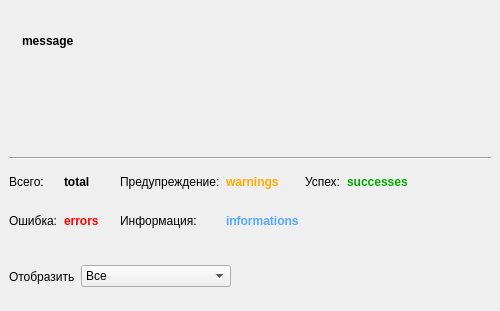
<?xml version="1.0" encoding="UTF-8"?>
<ui version="4.0">
 <class>LogDialogUI</class>
 <widget class="QWidget" name="LogDialogUI">
  <property name="geometry">
   <rect>
    <x>0</x>
    <y>0</y>
    <width>500</width>
    <height>311</height>
   </rect>
  </property>
  <property name="windowTitle">
   <string>Form</string>
  </property>
  <layout class="QVBoxLayout" name="verticalLayout">
   <property name="leftMargin">
    <number>9</number>
   </property>
   <property name="topMargin">
    <number>6</number>
   </property>
   <property name="rightMargin">
    <number>9</number>
   </property>
   <property name="bottomMargin">
    <number>0</number>
   </property>
   <item>
    <layout class="QHBoxLayout" name="horizontalLayout">
     <item>
      <widget class="QLabel" name="icon">
       <property name="sizePolicy">
        <sizepolicy hsizetype="Maximum" vsizetype="Maximum">
         <horstretch>0</horstretch>
         <verstretch>0</verstretch>
        </sizepolicy>
       </property>
       <property name="text">
        <string/>
       </property>
       <property name="pixmap">
        <pixmap resource="../../../share/icons/share_icons.qrc">:/share_icons/warning.svg</pixmap>
       </property>
      </widget>
     </item>
     <item>
      <widget class="QLabel" name="message">
       <property name="sizePolicy">
        <sizepolicy hsizetype="Preferred" vsizetype="Minimum">
         <horstretch>0</horstretch>
         <verstretch>0</verstretch>
        </sizepolicy>
       </property>
       <property name="font">
        <font>
         <weight>75</weight>
         <bold>true</bold>
         <underline>false</underline>
        </font>
       </property>
       <property name="text">
        <string>message</string>
       </property>
       <property name="wordWrap">
        <bool>true</bool>
       </property>
      </widget>
     </item>
    </layout>
   </item>
   <item>
    <widget class="QLabel" name="extendedInfo">
     <property name="sizePolicy">
      <sizepolicy hsizetype="Preferred" vsizetype="Minimum">
       <horstretch>0</horstretch>
       <verstretch>0</verstretch>
      </sizepolicy>
     </property>
     <property name="text">
      <string/>
     </property>
     <property name="wordWrap">
      <bool>true</bool>
     </property>
    </widget>
   </item>
   <item>
    <widget class="Line" name="extendedInfoLine">
     <property name="orientation">
      <enum>Qt::Horizontal</enum>
     </property>
    </widget>
   </item>
   <item>
    <widget class="QWidget" name="infoPanel" native="true">
     <layout class="QGridLayout" name="gridLayout_2">
      <property name="leftMargin">
       <number>0</number>
      </property>
      <property name="topMargin">
       <number>0</number>
      </property>
      <property name="rightMargin">
       <number>0</number>
      </property>
      <property name="bottomMargin">
       <number>0</number>
      </property>
      <property name="verticalSpacing">
       <number>7</number>
      </property>
      <item row="1" column="0">
       <widget class="QLabel" name="label_2">
        <property name="sizePolicy">
         <sizepolicy hsizetype="Maximum" vsizetype="Preferred">
          <horstretch>0</horstretch>
          <verstretch>0</verstretch>
         </sizepolicy>
        </property>
        <property name="text">
         <string>Ошибка:</string>
        </property>
       </widget>
      </item>
      <item row="0" column="5">
       <widget class="QLabel" name="label_6">
        <property name="text">
         <string>Успех:</string>
        </property>
       </widget>
      </item>
      <item row="0" column="3">
       <widget class="QLabel" name="label_3">
        <property name="sizePolicy">
         <sizepolicy hsizetype="Maximum" vsizetype="Preferred">
          <horstretch>0</horstretch>
          <verstretch>0</verstretch>
         </sizepolicy>
        </property>
        <property name="text">
         <string>Предупреждение:</string>
        </property>
       </widget>
      </item>
      <item row="1" column="3">
       <widget class="QLabel" name="label_4">
        <property name="sizePolicy">
         <sizepolicy hsizetype="Maximum" vsizetype="Preferred">
          <horstretch>0</horstretch>
          <verstretch>0</verstretch>
         </sizepolicy>
        </property>
        <property name="text">
         <string>Информация:</string>
        </property>
       </widget>
      </item>
      <item row="1" column="2">
       <widget class="QLabel" name="errors">
        <property name="sizePolicy">
         <sizepolicy hsizetype="Minimum" vsizetype="Preferred">
          <horstretch>0</horstretch>
          <verstretch>0</verstretch>
         </sizepolicy>
        </property>
        <property name="minimumSize">
         <size>
          <width>50</width>
          <height>0</height>
         </size>
        </property>
        <property name="palette">
         <palette>
          <active>
           <colorrole role="WindowText">
            <brush brushstyle="SolidPattern">
             <color alpha="255">
              <red>255</red>
              <green>0</green>
              <blue>0</blue>
             </color>
            </brush>
           </colorrole>
          </active>
          <inactive>
           <colorrole role="WindowText">
            <brush brushstyle="SolidPattern">
             <color alpha="255">
              <red>255</red>
              <green>0</green>
              <blue>0</blue>
             </color>
            </brush>
           </colorrole>
          </inactive>
          <disabled>
           <colorrole role="WindowText">
            <brush brushstyle="SolidPattern">
             <color alpha="255">
              <red>160</red>
              <green>160</green>
              <blue>160</blue>
             </color>
            </brush>
           </colorrole>
          </disabled>
         </palette>
        </property>
        <property name="font">
         <font>
          <weight>75</weight>
          <bold>true</bold>
         </font>
        </property>
        <property name="text">
         <string>errors</string>
        </property>
       </widget>
      </item>
      <item row="0" column="2">
       <widget class="QLabel" name="total">
        <property name="sizePolicy">
         <sizepolicy hsizetype="Minimum" vsizetype="Preferred">
          <horstretch>0</horstretch>
          <verstretch>0</verstretch>
         </sizepolicy>
        </property>
        <property name="minimumSize">
         <size>
          <width>50</width>
          <height>0</height>
         </size>
        </property>
        <property name="font">
         <font>
          <weight>75</weight>
          <bold>true</bold>
         </font>
        </property>
        <property name="text">
         <string>total</string>
        </property>
       </widget>
      </item>
      <item row="1" column="4">
       <widget class="QLabel" name="informations">
        <property name="minimumSize">
         <size>
          <width>50</width>
          <height>0</height>
         </size>
        </property>
        <property name="palette">
         <palette>
          <active>
           <colorrole role="WindowText">
            <brush brushstyle="SolidPattern">
             <color alpha="255">
              <red>85</red>
              <green>170</green>
              <blue>255</blue>
             </color>
            </brush>
           </colorrole>
           <colorrole role="Text">
            <brush brushstyle="SolidPattern">
             <color alpha="255">
              <red>85</red>
              <green>170</green>
              <blue>255</blue>
             </color>
            </brush>
           </colorrole>
           <colorrole role="PlaceholderText">
            <brush brushstyle="NoBrush">
             <color alpha="128">
              <red>85</red>
              <green>170</green>
              <blue>255</blue>
             </color>
            </brush>
           </colorrole>
          </active>
          <inactive>
           <colorrole role="WindowText">
            <brush brushstyle="SolidPattern">
             <color alpha="255">
              <red>85</red>
              <green>170</green>
              <blue>255</blue>
             </color>
            </brush>
           </colorrole>
           <colorrole role="Text">
            <brush brushstyle="SolidPattern">
             <color alpha="255">
              <red>85</red>
              <green>170</green>
              <blue>255</blue>
             </color>
            </brush>
           </colorrole>
           <colorrole role="PlaceholderText">
            <brush brushstyle="NoBrush">
             <color alpha="128">
              <red>85</red>
              <green>170</green>
              <blue>255</blue>
             </color>
            </brush>
           </colorrole>
          </inactive>
          <disabled>
           <colorrole role="WindowText">
            <brush brushstyle="SolidPattern">
             <color alpha="255">
              <red>160</red>
              <green>160</green>
              <blue>160</blue>
             </color>
            </brush>
           </colorrole>
           <colorrole role="Text">
            <brush brushstyle="SolidPattern">
             <color alpha="255">
              <red>160</red>
              <green>160</green>
              <blue>160</blue>
             </color>
            </brush>
           </colorrole>
           <colorrole role="PlaceholderText">
            <brush brushstyle="NoBrush">
             <color alpha="128">
              <red>85</red>
              <green>170</green>
              <blue>255</blue>
             </color>
            </brush>
           </colorrole>
          </disabled>
         </palette>
        </property>
        <property name="font">
         <font>
          <weight>75</weight>
          <bold>true</bold>
         </font>
        </property>
        <property name="text">
         <string>informations</string>
        </property>
       </widget>
      </item>
      <item row="0" column="4">
       <widget class="QLabel" name="warnings">
        <property name="minimumSize">
         <size>
          <width>50</width>
          <height>0</height>
         </size>
        </property>
        <property name="palette">
         <palette>
          <active>
           <colorrole role="WindowText">
            <brush brushstyle="SolidPattern">
             <color alpha="255">
              <red>255</red>
              <green>170</green>
              <blue>0</blue>
             </color>
            </brush>
           </colorrole>
           <colorrole role="Text">
            <brush brushstyle="SolidPattern">
             <color alpha="255">
              <red>255</red>
              <green>85</green>
              <blue>0</blue>
             </color>
            </brush>
           </colorrole>
           <colorrole role="PlaceholderText">
            <brush brushstyle="NoBrush">
             <color alpha="128">
              <red>255</red>
              <green>85</green>
              <blue>0</blue>
             </color>
            </brush>
           </colorrole>
          </active>
          <inactive>
           <colorrole role="WindowText">
            <brush brushstyle="SolidPattern">
             <color alpha="255">
              <red>255</red>
              <green>170</green>
              <blue>0</blue>
             </color>
            </brush>
           </colorrole>
           <colorrole role="Text">
            <brush brushstyle="SolidPattern">
             <color alpha="255">
              <red>255</red>
              <green>85</green>
              <blue>0</blue>
             </color>
            </brush>
           </colorrole>
           <colorrole role="PlaceholderText">
            <brush brushstyle="NoBrush">
             <color alpha="128">
              <red>255</red>
              <green>85</green>
              <blue>0</blue>
             </color>
            </brush>
           </colorrole>
          </inactive>
          <disabled>
           <colorrole role="WindowText">
            <brush brushstyle="SolidPattern">
             <color alpha="255">
              <red>160</red>
              <green>160</green>
              <blue>160</blue>
             </color>
            </brush>
           </colorrole>
           <colorrole role="Text">
            <brush brushstyle="SolidPattern">
             <color alpha="255">
              <red>160</red>
              <green>160</green>
              <blue>160</blue>
             </color>
            </brush>
           </colorrole>
           <colorrole role="PlaceholderText">
            <brush brushstyle="NoBrush">
             <color alpha="128">
              <red>255</red>
              <green>85</green>
              <blue>0</blue>
             </color>
            </brush>
           </colorrole>
          </disabled>
         </palette>
        </property>
        <property name="font">
         <font>
          <weight>75</weight>
          <bold>true</bold>
         </font>
        </property>
        <property name="text">
         <string>warnings</string>
        </property>
       </widget>
      </item>
      <item row="0" column="0">
       <widget class="QLabel" name="label">
        <property name="sizePolicy">
         <sizepolicy hsizetype="Maximum" vsizetype="Preferred">
          <horstretch>0</horstretch>
          <verstretch>0</verstretch>
         </sizepolicy>
        </property>
        <property name="text">
         <string>Всего:</string>
        </property>
       </widget>
      </item>
      <item row="0" column="6">
       <widget class="QLabel" name="successes">
        <property name="sizePolicy">
         <sizepolicy hsizetype="MinimumExpanding" vsizetype="Preferred">
          <horstretch>0</horstretch>
          <verstretch>0</verstretch>
         </sizepolicy>
        </property>
        <property name="minimumSize">
         <size>
          <width>50</width>
          <height>0</height>
         </size>
        </property>
        <property name="palette">
         <palette>
          <active>
           <colorrole role="WindowText">
            <brush brushstyle="SolidPattern">
             <color alpha="255">
              <red>0</red>
              <green>170</green>
              <blue>0</blue>
             </color>
            </brush>
           </colorrole>
          </active>
          <inactive>
           <colorrole role="WindowText">
            <brush brushstyle="SolidPattern">
             <color alpha="255">
              <red>0</red>
              <green>170</green>
              <blue>0</blue>
             </color>
            </brush>
           </colorrole>
          </inactive>
          <disabled>
           <colorrole role="WindowText">
            <brush brushstyle="SolidPattern">
             <color alpha="255">
              <red>160</red>
              <green>160</green>
              <blue>160</blue>
             </color>
            </brush>
           </colorrole>
          </disabled>
         </palette>
        </property>
        <property name="font">
         <font>
          <weight>75</weight>
          <bold>true</bold>
         </font>
        </property>
        <property name="text">
         <string>successes</string>
        </property>
       </widget>
      </item>
     </layout>
    </widget>
   </item>
   <item>
    <widget class="QWidget" name="filterPanel" native="true">
     <layout class="QHBoxLayout" name="horizontalLayout_3">
      <property name="leftMargin">
       <number>0</number>
      </property>
      <property name="topMargin">
       <number>0</number>
      </property>
      <property name="rightMargin">
       <number>0</number>
      </property>
      <property name="bottomMargin">
       <number>0</number>
      </property>
      <item>
       <widget class="QLabel" name="label_5">
        <property name="text">
         <string>Отобразить</string>
        </property>
       </widget>
      </item>
      <item>
       <widget class="QComboBox" name="filter">
        <property name="minimumSize">
         <size>
          <width>150</width>
          <height>0</height>
         </size>
        </property>
        <property name="minimumContentsLength">
         <number>14</number>
        </property>
        <item>
         <property name="text">
          <string>Все</string>
         </property>
         <property name="icon">
          <iconset resource="../../../share/icons/share_icons.qrc">
           <normaloff>:/share_icons/blue/document.svg</normaloff>:/share_icons/blue/document.svg</iconset>
         </property>
        </item>
        <item>
         <property name="text">
          <string>Ошибки</string>
         </property>
         <property name="icon">
          <iconset resource="../../../share/icons/share_icons.qrc">
           <normaloff>:/share_icons/high_priority.svg</normaloff>:/share_icons/high_priority.svg</iconset>
         </property>
        </item>
        <item>
         <property name="text">
          <string>Предупреждения</string>
         </property>
         <property name="icon">
          <iconset resource="../../../share/icons/share_icons.qrc">
           <normaloff>:/share_icons/warning.svg</normaloff>:/share_icons/warning.svg</iconset>
         </property>
        </item>
        <item>
         <property name="text">
          <string>Информация</string>
         </property>
         <property name="icon">
          <iconset resource="../../../share/icons/share_icons.qrc">
           <normaloff>:/share_icons/blue/info.svg</normaloff>:/share_icons/blue/info.svg</iconset>
         </property>
        </item>
        <item>
         <property name="text">
          <string>Успех</string>
         </property>
         <property name="icon">
          <iconset resource="../../../share/icons/share_icons.qrc">
           <normaloff>:/share_icons/blue/check.svg</normaloff>:/share_icons/blue/check.svg</iconset>
         </property>
        </item>
       </widget>
      </item>
      <item>
       <spacer name="horizontalSpacer">
        <property name="orientation">
         <enum>Qt::Horizontal</enum>
        </property>
        <property name="sizeHint" stdset="0">
         <size>
          <width>40</width>
          <height>20</height>
         </size>
        </property>
       </spacer>
      </item>
     </layout>
    </widget>
   </item>
   <item>
    <layout class="QVBoxLayout" name="tableLayout"/>
   </item>
  </layout>
 </widget>
 <resources>
  <include location="../../../share/icons/share_icons.qrc"/>
 </resources>
 <connections/>
</ui>
